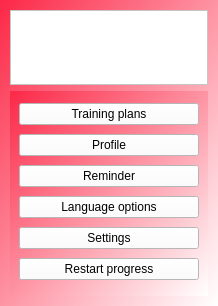
<?xml version="1.0" encoding="UTF-8"?>
<ui version="4.0">
 <class>Form</class>
 <widget class="QWidget" name="Form">
  <property name="geometry">
   <rect>
    <x>0</x>
    <y>0</y>
    <width>218</width>
    <height>306</height>
   </rect>
  </property>
  <property name="cursor">
   <cursorShape>ArrowCursor</cursorShape>
  </property>
  <property name="windowTitle">
   <string>Menu</string>
  </property>
  <property name="styleSheet">
   <string notr="true">background: rgb(252, 40, 71);
font: 8pt &quot;Verdana&quot;;
background: qlineargradient(spread:pad, x1:0, y1:0, x2:1, y2:1, stop:0 rgba(252, 40, 71, 255), stop:1 rgba(255, 255, 255, 255));</string>
  </property>
  <layout class="QGridLayout" name="gridLayout">
   <property name="leftMargin">
    <number>10</number>
   </property>
   <property name="topMargin">
    <number>10</number>
   </property>
   <property name="rightMargin">
    <number>10</number>
   </property>
   <property name="bottomMargin">
    <number>10</number>
   </property>
   <item row="5" column="0">
    <widget class="QScrollArea" name="scrollArea">
     <property name="frameShape">
      <enum>QFrame::NoFrame</enum>
     </property>
     <property name="widgetResizable">
      <bool>true</bool>
     </property>
     <widget class="QWidget" name="scrollAreaWidgetContents">
      <property name="geometry">
       <rect>
        <x>0</x>
        <y>0</y>
        <width>198</width>
        <height>205</height>
       </rect>
      </property>
      <layout class="QGridLayout" name="gridLayout_2">
       <item row="1" column="0">
        <widget class="QPushButton" name="profileBtn">
         <property name="styleSheet">
          <string notr="true">background: rgb(255, 255, 255);
</string>
         </property>
         <property name="text">
          <string>Profile</string>
         </property>
        </widget>
       </item>
       <item row="2" column="0">
        <widget class="QPushButton" name="reminderBtn">
         <property name="styleSheet">
          <string notr="true">background: rgb(255, 255, 255);
</string>
         </property>
         <property name="text">
          <string>Reminder</string>
         </property>
        </widget>
       </item>
       <item row="0" column="0">
        <widget class="QPushButton" name="trainingPlansBtn">
         <property name="styleSheet">
          <string notr="true">background: rgb(255, 255, 255);
</string>
         </property>
         <property name="text">
          <string>Training plans</string>
         </property>
        </widget>
       </item>
       <item row="11" column="0">
        <widget class="QPushButton" name="restartProgressBtn">
         <property name="styleSheet">
          <string notr="true">background: rgb(255, 255, 255);
</string>
         </property>
         <property name="text">
          <string>Restart progress</string>
         </property>
        </widget>
       </item>
       <item row="9" column="0">
        <widget class="QPushButton" name="languageOptionsBtn">
         <property name="styleSheet">
          <string notr="true">background: rgb(255, 255, 255);
</string>
         </property>
         <property name="text">
          <string>Language options</string>
         </property>
        </widget>
       </item>
       <item row="10" column="0">
        <widget class="QPushButton" name="settingsBtn">
         <property name="styleSheet">
          <string notr="true">background: rgb(255, 255, 255);
</string>
         </property>
         <property name="text">
          <string>Settings</string>
         </property>
        </widget>
       </item>
      </layout>
     </widget>
    </widget>
   </item>
   <item row="0" column="0" rowspan="2">
    <widget class="QLabel" name="image">
     <property name="minimumSize">
      <size>
       <width>150</width>
       <height>75</height>
      </size>
     </property>
     <property name="styleSheet">
      <string notr="true">background: white;</string>
     </property>
     <property name="frameShape">
      <enum>QFrame::StyledPanel</enum>
     </property>
     <property name="text">
      <string/>
     </property>
    </widget>
   </item>
  </layout>
 </widget>
 <resources/>
 <connections/>
</ui>
